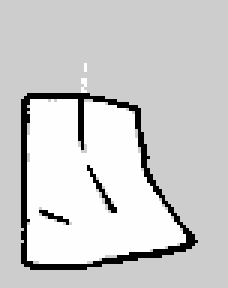
#> input picture dev_ws/src/maps/map.pgm, 76 x 96 px (shown 3 times larger)
$ python -i features.py   (imports and definitions only)   (older library calls are emulated)
#> lines starting #> are read from the running program, lines starting #| are printed output that depends on the picture; after the words box and inside, x2 and y2 are one past the last pixel; in counts of white or black regions, pixels touching at a corner belong together
#> further down, picture is the input picture: shape (96, 76, 3); min 0, max 254, mean 205.3
import cv2
import numpy as np

# [19 lines left out: function compute_edge_features, not called in this run]

def compute_shape_features(image):
    """
    Compute shape features for the largest contour in an image.

    Args:
        image (np.ndarray): Input image in BGR format.

    Returns:
        list: Shape features [area, perimeter, aspect_ratio, extent, solidity].
    """
    gray = cv2.cvtColor(image, cv2.COLOR_BGR2GRAY)
    blurred = cv2.GaussianBlur(gray, (5, 5), 0)
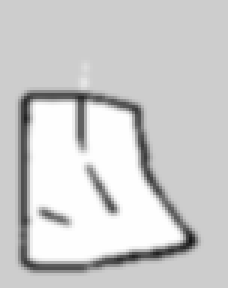
#> blurred: shape (96, 76) (shown 3 times larger); min 22, max 254, mean 205.3
    edges = cv2.Canny(blurred, 50, 150)
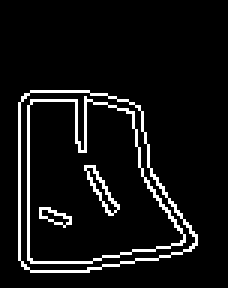
#> edges: shape (96, 76) (shown 3 times larger); 7.2% white in thin lines or dots, all inside (x1, y1, x2, y2) = (6, 30, 66, 91)
    contours, _ = cv2.findContours(edges, cv2.RETR_EXTERNAL, cv2.CHAIN_APPROX_SIMPLE)
#> contours = 1 contour; box (x1, y1, x2, y2) and area: (6, 30, 66, 91) 2718

    if contours:
        # Find the largest contour
        contour = max(contours, key=cv2.contourArea)
#> contour = contour of 61 points, box (x1, y1, x2, y2) (6, 30, 66, 91), area 2718

        # Compute features
        area = cv2.contourArea(contour)
#> area = 2718.5
        perimeter = cv2.arcLength(contour, True)
#> perimeter = 215.2
        x, y, w, h = cv2.boundingRect(contour)
#> x = 6; y = 30; w = 60; h = 61
        aspect_ratio = w / float(h)
#> aspect_ratio = 0.984
        bounding_box_area = w * h
#> bounding_box_area = 3660
        extent = area / float(bounding_box_area)
#> extent = 0.743
        hull = cv2.convexHull(contour)
#> hull = contour of 19 points, box (x1, y1, x2, y2) (6, 30, 66, 91), area 2874
        hull_area = cv2.contourArea(hull)
#> hull_area = 2873.5
        solidity = area / float(hull_area)
#> solidity = 0.946

        return [area, perimeter, aspect_ratio, extent, solidity]
    else:
        # Default values if no contour is found
        return [0, 0, 0, 0, 0]

# [45 lines left out: function compute_spatial_gradient_features, not called in this run]

>>> import cv2
>>> picture = cv2.imread('../maps/map.pgm')
>>> result = compute_shape_features(picture)
#> result = [2718.5, 215.2, 0.984, 0.743, 0.946]
